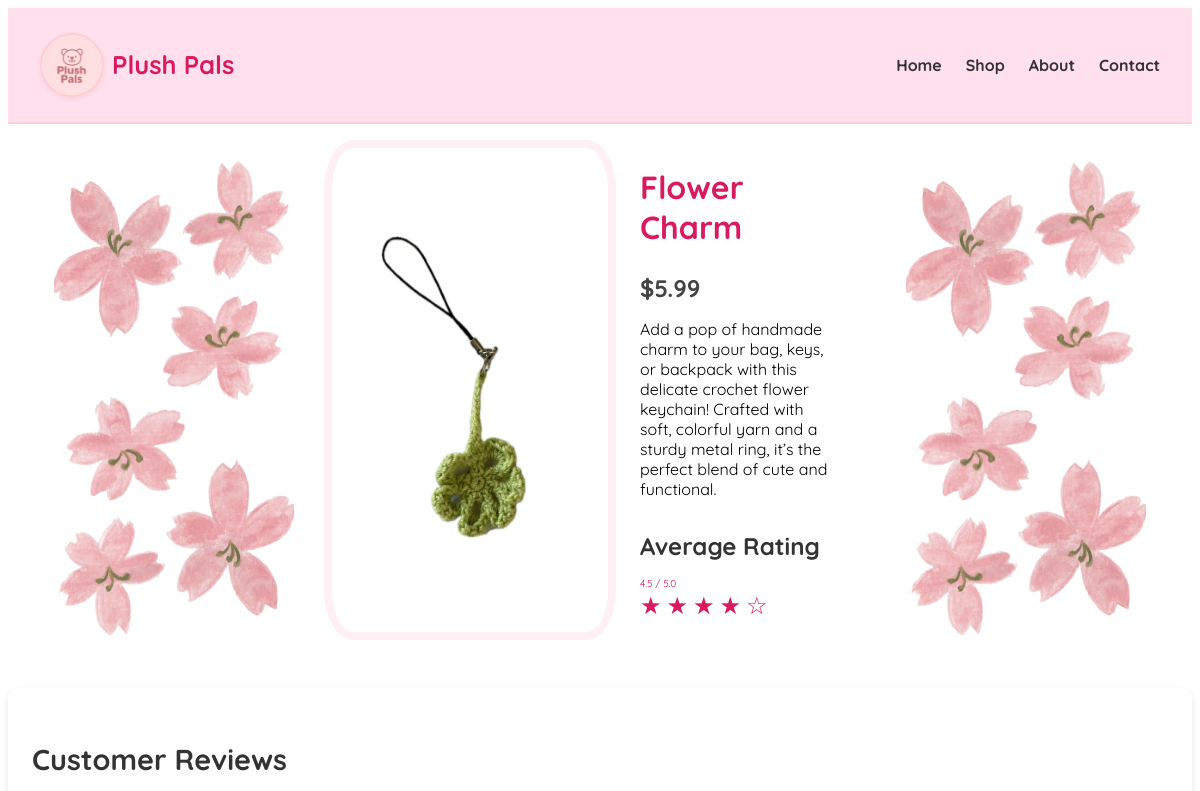
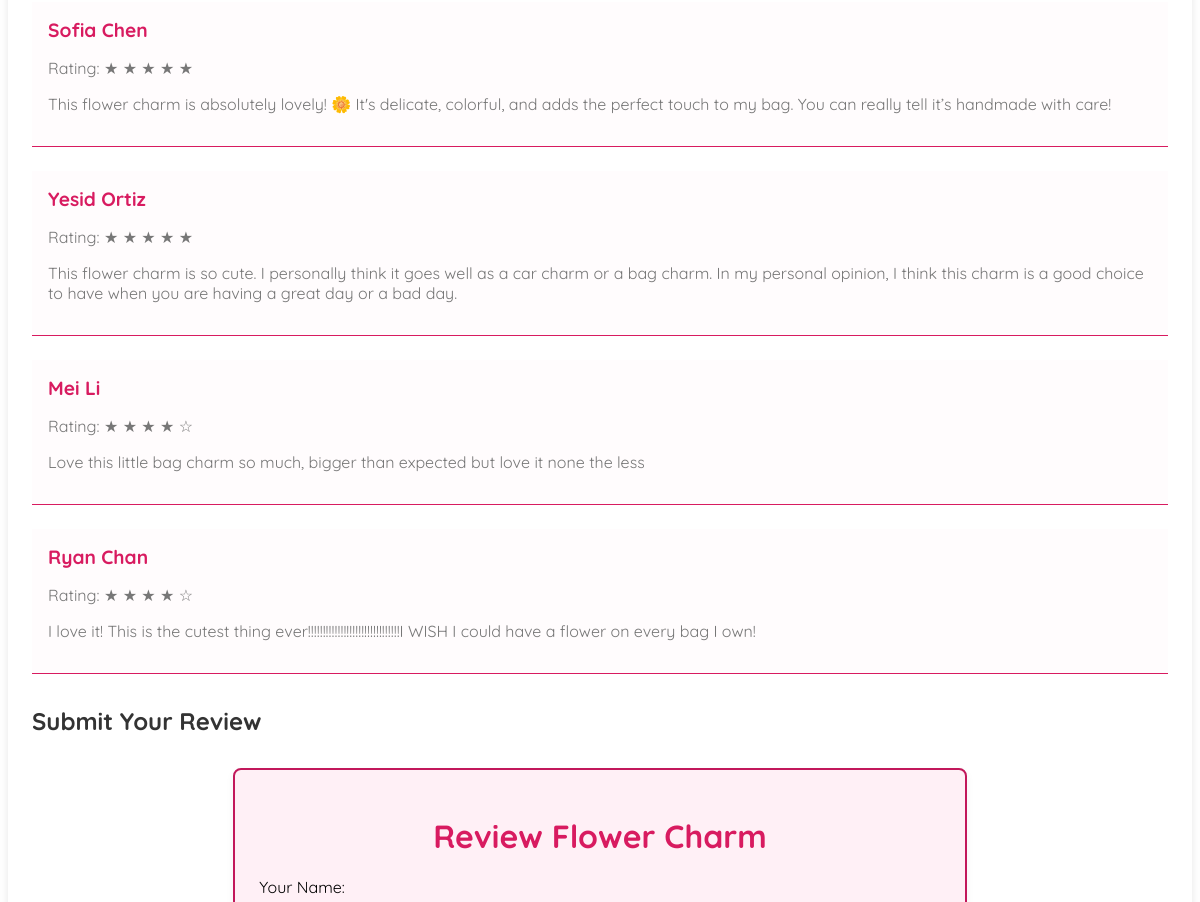
The page /product/flower-charm/ (upper part) on the database as committed earlier (2 pictures, top to bottom).
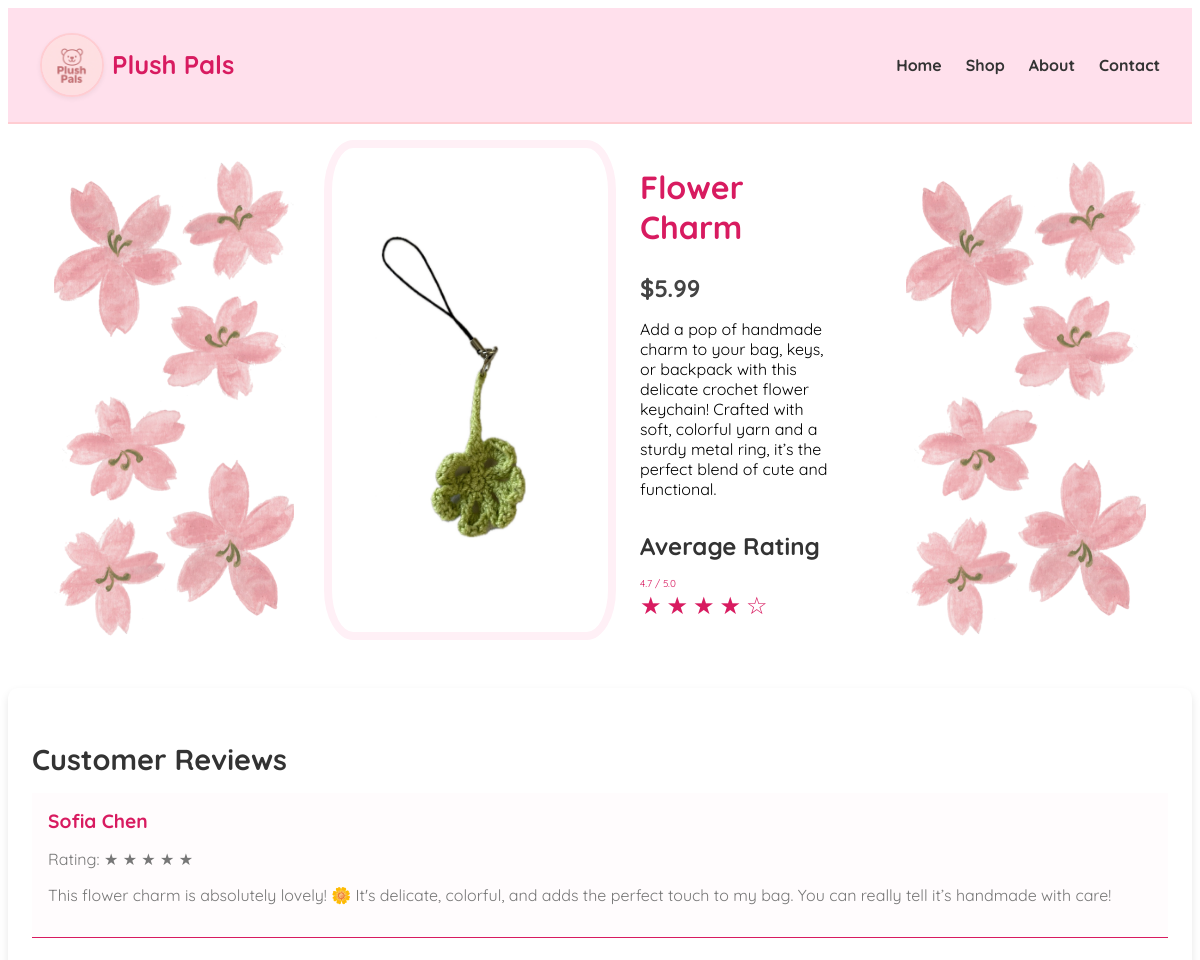
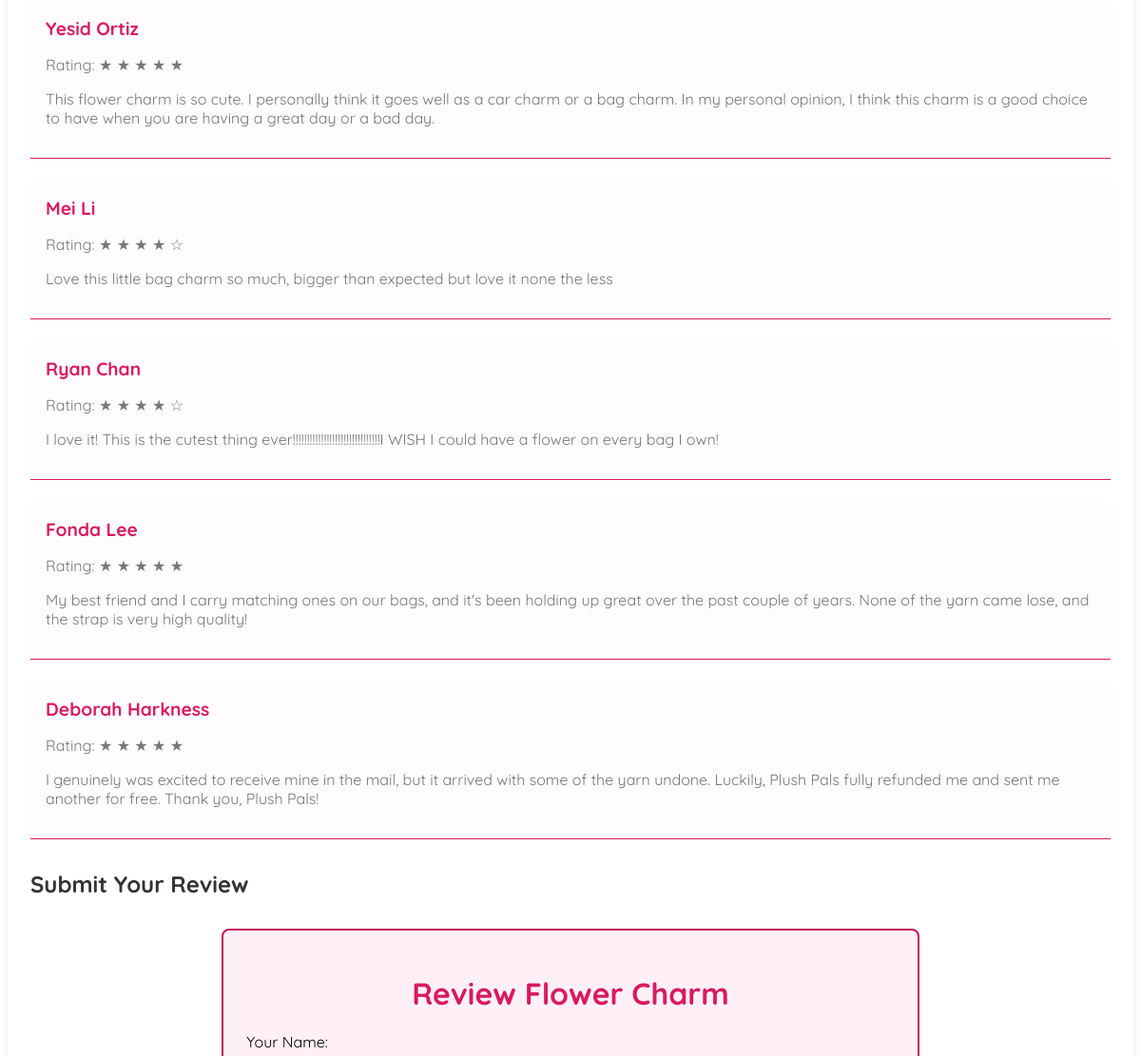
The same page on the database as committed later (2 pictures, top to bottom).
### store/models.py (models this page shows, shortened)
class Feedback(models.Model):
    product = models.ForeignKey(Product, on_delete=models.CASCADE, related_name='feedback_set')  # link to Product!
    user_name = models.CharField(max_length=100)
    rating = models.IntegerField(
        choices=[(i, i) for i in range(1, 6)],
        validators=[MinValueValidator(1), MaxValueValidator(5)]
    )
    message = models.TextField()
    submitted_at = models.DateTimeField(auto_now_add=True)

### store/views.py (the view, shortened to what this page needs)
# urls.py: path("product/<slug:slug>/", views.product_detail, name="product-detail"),
def product_detail(request, slug):
    product = get_object_or_404(Product, slug=slug)
    feedback_list = product.feedback_set.all()
    avg_rating = (
        sum(feedback.rating for feedback in feedback_list) / len(feedback_list)
        if feedback_list else 0
    )
    range_list = list(range(1, 6))
    return render(request, 'store/product_detail.html', {
        'product': product,
        'feedback_list': feedback_list,
        'avg_rating': avg_rating,
        'range_list': range_list,
    })

### store/templates/store/product_detail.html (shortened to what this page needs)
{% extends "base.html" %}
{% load static %}
{% block css_files %}
  <link rel="stylesheet" href="{% static 'store/product_detail.css' %}">
{% endblock %}
{% block content %}
<section id="product-detail">
  <img class = "side-part" src="{%static 'store/Images/sidebanner.png' %}"/>
  <div class="product-wrapper">
    <img class = "product-design" src="{{ product.image.url }}" alt="{{ product.name }}">
    <div class="product-info">
      <h2>{{ product.name }}</h2>
      <p class="price">${{ product.price }}</p>
      <p>{{ product.description }}</p>
    <h4 >Average Rating</h4>
    <p class="sc">{{avg_rating|floatformat:1}} / 5.0</p>
    <div class="stars">
      {% for i in range_list %}
        {% if i <= avg_rating %}
          <span class="star filled">&#9733;</span>
        {% else %}
          <span class="star">&#9734;</span>
       {% endif %}
      {% endfor %}
    </div>
   </div>
  </div>
  <img class = "side-part" src="{%static 'store/Images/sidebanner.png' %}"/>
</section>
<div id="reviews">
  <h3>Customer Reviews</h3>
  {% if product.feedback_set.all %}
    <ul>
      {% for review in product.feedback_set.all %}
        <li class = "review-card">
          <strong>{{ review.user_name }}</strong>
          <p>Rating:
          {% for i in range_list %}
            {% if i <= review.rating %}
              <span class="star filled">&#9733;</span>
            {% else %}
              <span class="star">&#9734;</span>
            {% endif %}
          {% endfor %}
        </p>
          <p>{{ review.message }}</p>
        </li>
      {% endfor %}
    </ul>
  {% else %}
    <p>No reviews yet. Be the first to review!</p>
  {% endif %}
  <h4>Submit Your Review</h4>
  <form method="post">
    <h1>Review {{ product.name }}</h1>
    <div>
      <label for="user_name">Your Name:</label>
    </div>
  </form>
</div>
{% endblock %}

Rows that differ between the two databases and show on the page:
added Feedback: user_name "Fonda Lee", rating 5 (drawn), message "My best friend and I carry matching ones on our bags, and it's been holding up great over the past couple of years. None of the yarn came lose, and the strap is very high quality!"
added Feedback: user_name "Deborah Harkness", rating 5 (drawn), message "I genuinely was excited to receive mine in the mail, but it arrived with some of the yarn undone. Luckily, Plush Pals fully refunded me and sent me another for free. Thank you, Plush Pals!"
Other text that changed with them:
{{ avg_rating|floatformat:1 }}: "4.5" → "4.7"
